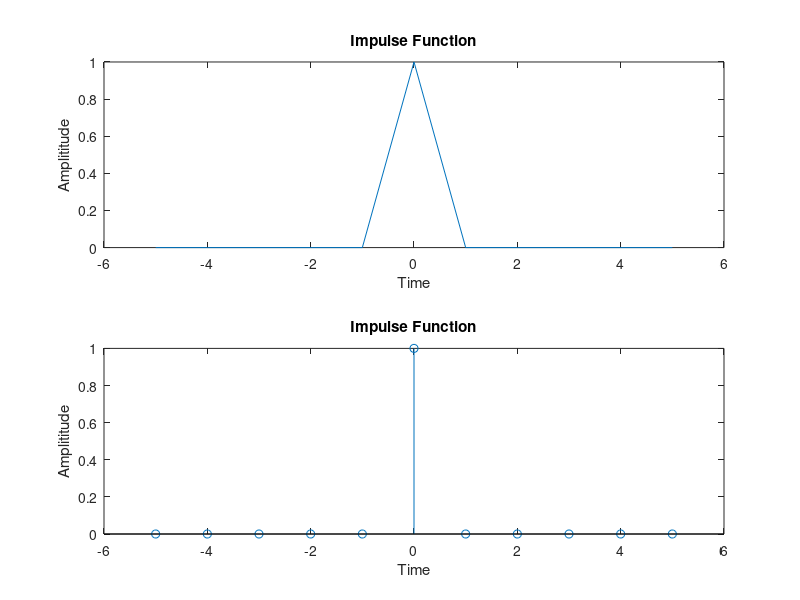
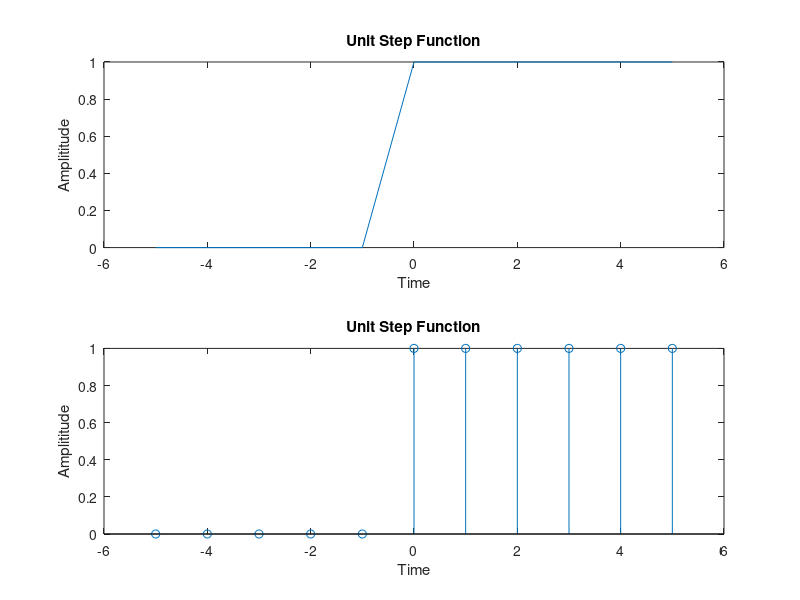
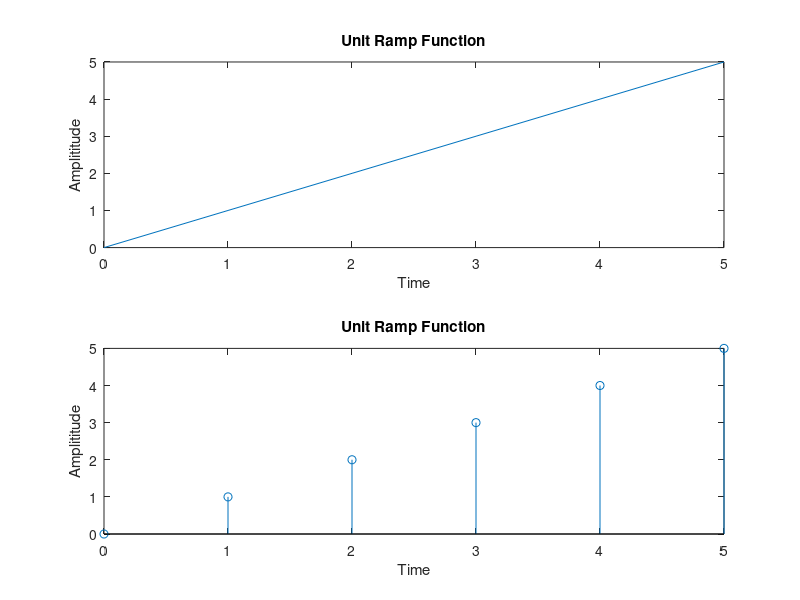
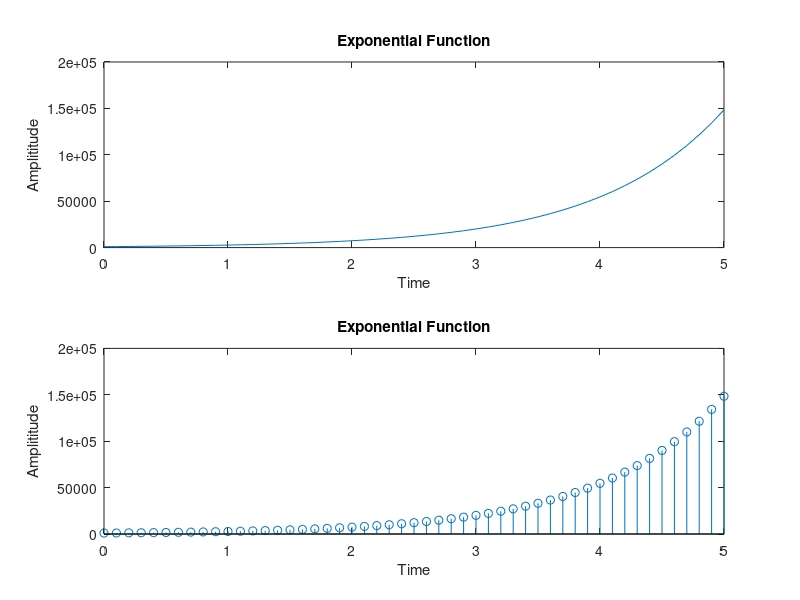

The MATLAB source for these figures, in order:
clc;
clear all;
n=input('enter sequence size :')

% Impulse Function

t=-n:n;
impulse=[zeros(1,n) 1 zeros(1,n)];
figure,subplot(2,1,1)
plot(t,impulse);
xlabel('Time');ylabel('Amplititude');title('Impulse Function');
subplot(2,1,2);
stem(t,impulse);
xlabel('Time');ylabel('Amplititude');title('Impulse Function');

% Unit Step Function

step=[zeros(1,n) ones(1,n+1)];
figure,subplot(2,1,1);
plot(t,step);
xlabel('Time');ylabel('Amplititude');title('Unit Step Function');
subplot(2,1,2);
stem(t,step);
xlabel('Time');ylabel('Amplititude');title('Unit Step Function');


%Unit Ramp Function

ramp=0:n;
figure,subplot(2,1,1);
plot(ramp,ramp);
xlabel('Time');ylabel('Amplititude');title('Unit Ramp Function');
subplot(2,1,2);
stem(ramp,ramp);
xlabel('Time');ylabel('Amplititude');title('Unit Ramp Function');

%Exponential Function

t1=0:0.1:n;
xexp=1000*exp(t1);
figure,subplot(2,1,1);
plot(t1,xexp);
xlabel('Time');ylabel('Amplititude');title('Exponential Function');
subplot(2,1,2);
stem(t1,xexp);
xlabel('Time');ylabel('Amplititude');title('Exponential Function');

%Sine Function

xsin=sin(t1);
figure,subplot(2,1,1);
plot(t1,xsin);
xlabel('Time');ylabel('Amplititude');title('Sine Function');
subplot(2,1,2);
stem(t1,xsin);
xlabel('Time');ylabel('Amplititude');title('Sine Function');

%Cosine Function

xcos=cos(t1);
figure,subplot(2,1,1);
plot(t1,xcos);
xlabel('Time');ylabel('Amplititude');title('Cosine Function');
subplot(2,1,2);
stem(t1,xcos);
xlabel('Time');ylabel('Amplititude');title('Cosine Function');


%Sawtooth Function

tsaw=0:0.001:0.1;
xsaw=sawtooth(2*pi*100*tsaw,0.5);
figure,subplot(2,1,1)
plot(tsaw,xsaw);
xlabel('Time');ylabel('Amplititude');title('Sawtooth Function');
subplot(2,1,2)
stem(tsaw,xsaw);
xlabel('Time');ylabel('Amplititude');title('Sawtooth Function');

%Square Function

tsqu=0:0.001:0.1;
xsqu=square(2*pi*100*tsaw,50);
figure,subplot(2,1,1)
plot(tsqu,xsqu);
xlabel('Time');ylabel('Amplititude');title('Square Function');
subplot(2,1,2)
stem(tsqu,xsqu);
xlabel('Time');ylabel('Amplititude');title('Square Function');

%Random(noise) Function

xrand=rand(1,100);
figure,subplot(2,1,1)
plot(0:99,xrand);
xlabel('Time');ylabel('Amplititude');title('Random Noise Function');
subplot(2,1,2)
stem(0:99,xrand);
xlabel('Time');ylabel('Amplititude');title('Random NOise Function');
